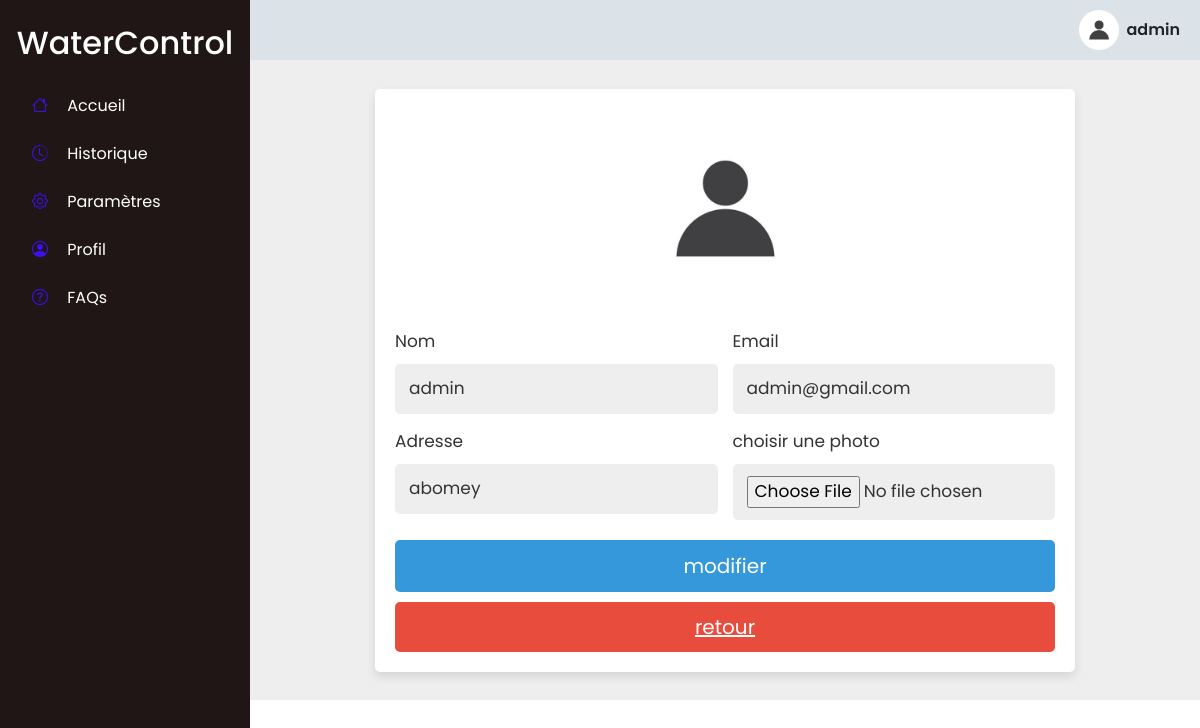
The page /modificationprofil.php (signed in) on the database its author committed.
### tables this page shows
CREATE TABLE `utilisateur` (
  `id` int(11) NOT NULL,
  `nom` varchar(255) NOT NULL,
  `adresse` varchar(255) NOT NULL,
  `mail` varchar(255) NOT NULL,
  `password` varchar(255) NOT NULL,
  `image` text NOT NULL,
  `role` enum('admin','user') DEFAULT 'user',
  `can_set_seuil` tinyint(1) DEFAULT 0,
  `can_control_valve` tinyint(1) DEFAULT 0,
  `is_active` tinyint(1) NOT NULL DEFAULT 1,
  `abonnement` enum('gratuit','premium') DEFAULT 'gratuit',
  `date_abonnement` datetime DEFAULT NULL,
  `date_expiration` datetime DEFAULT NULL
);

### modificationprofil.php (the view, shortened to what this page needs)
<?php
include 'config.php';
$pdo = new PDO('mysql:host=localhost;dbname=watercontrol', 'root', '');
$query = $pdo->prepare("SELECT nom, image FROM utilisateur WHERE id = :id");
$query->bindParam(':id', $_SESSION['user_id']);
$query->execute();
$user = $query->fetch(PDO::FETCH_ASSOC);
$user_id = $_SESSION['user_id'];
?>
<!DOCTYPE html>
<html lang="fr">
<head>
  <link href="https://cdn.jsdelivr.net/npm/bootstrap@5.3.3/dist/css/bootstrap.min.css" rel="stylesheet"/>
  <link rel="stylesheet" href="assets/fontawesome/css/all.min.css"/>
  <link rel="stylesheet" href="https://cdn.jsdelivr.net/npm/bootstrap-icons@1.11.3/font/bootstrap-icons.min.css"/>
     <link rel="stylesheet" href="css/style.css">
</head>
<body class="bg-tertiary text-dark">
  <nav id="sidebar" class="sidebar py-4 px-3">
    <h2 class="text-center text-white mb-4">WaterControl</h2>
    <ul class="nav flex-column">
      <li class="nav-item mb-2"><a href="accueil.php" class="nav-link"><i class="bi bi-house"></i> Accueil</a></li>
      <li class="nav-item mb-2"><a href="historique.php" class="nav-link"><i class="bi bi-clock-history"></i> Historique</a></li>
      <li class="nav-item mb-2"><a href="paramètres.php" class="nav-link"><i class="bi bi-gear"></i> Paramètres</a></li>
      <li class="nav-item mb-2"><a href="profil.php" class="nav-link"><i class="bi bi-person-circle"></i> Profil</a></li>
      <li class="nav-item mb-2"><a href="faq.php" class="nav-link"><i class="bi bi-question-circle"></i> FAQs</a></li>
    </ul>
  </nav>
  <div class="content-wrapper">
    <div class="top-navbar d-flex justify-content-between align-items-center">
      <div class="profile-dropdown d-flex align-items-center gap-2">
      <img src="uploaded_img/<?php echo !empty($user['image']) ? htmlspecialchars($user['image']) : 'avatar.jpg'; ?>" alt="Avatar" id="profileToggle" />
        <div class="position-relative">
          <span class="fw-semibold"><?php echo htmlspecialchars($user['nom']); ?></span>
        </div>
      </div>
    </div>
    <div class="update-profile">
<?php
   $select = mysqli_query($conn, "SELECT * FROM `utilisateur` WHERE id = '$user_id'") or die('query failed');
   if(mysqli_num_rows($select) > 0){
      $fetch = mysqli_fetch_assoc($select);
   }
?>
<form action="" method="post" enctype="multipart/form-data">
   <?php
      if($fetch['image'] == ''){
         echo '<img src="uploaded_img/avatar.jpg">';
      }else{
         echo '<img src="uploaded_img/'.$fetch['image'].'">';
      }
   ?>
   <div class="flex">
      <div class="inputBox">
         <span>Nom</span>
         <input type="text" name="nnom" value="<?php echo $fetch['nom']; ?>" class="box">
         <span>Adresse</span>
         <input type="text" name="nadresse" value="<?php echo $fetch['adresse']; ?>" class="box">
      </div>
      <div class="inputBox">
         <span>Email</span>
         <input type="email" name="nemail" value="<?php echo $fetch['mail']; ?>" class="box">
         <span>choisir une photo</span>
         <input type="file" name="image" accept="image/jpg, image/jpeg, image/png" class="box">
      </div>
   </div>
   <input type="submit" value="modifier" name="nprofile"  class="btn">
   <a href="profil.php" class="delete-btn">retour</a>
</form>
</div>
  </div>
</body>
</html>

### css/style.css (style rules this page uses)
:root { --blue:#3498db; --dark-blue:#2980b9; --red:#e74c3c; --dark-red:#c0392b; --black:#333; --white:#fff; --light-bg:#eee; --box-shadow:0 5px 10px rgba(0,0,0,.1); }
* { font-family: 'Poppins', sans-serif; margin:0; padding:0; box-sizing: border-box; outline: none; border: none; text-decoration: none; }
.btn, .delete-btn { width: 100%; border-radius: 5px; padding:10px 30px; color:var(--white); display: block; text-align: center; cursor: pointer; font-size: 20px; margin-top: 10px; }
.btn { background-color: var(--blue); }
.delete-btn { background-color: var(--red); }
.update-profile { min-height: 80vh; background-color: var(--light-bg); display: flex; align-items: center; justify-content: center; padding:10px; }
.update-profile form { padding:20px; background-color: var(--white); box-shadow: var(--box-shadow); text-align: center; width: 700px; text-align: center; border-radius: 5px; }
.update-profile form img { height: 200px; width: 200px; border-radius: 100%; object-fit: cover; margin-bottom: 5px; }
.update-profile form .flex { display: flex; justify-content: space-between; margin-bottom: 20px; gap:15px; }
.update-profile form .flex .inputBox { width: 49%; }
.update-profile form .flex .inputBox span { text-align: left; display: block; margin-top: 15px; font-size: 17px; color:var(--black); }
.update-profile form .flex .inputBox .box { width: 100%; border-radius: 5px; background-color: var(--light-bg); padding:12px 14px; font-size: 17px; color:var(--black); margin-top: 10px; }

### modificationprofil.php (style rules this page uses)
.sidebar { min-height: 100vh; background-color: rgb(32, 22, 22); transition: transform 0.3s ease; position: fixed; top: 0; left: 0; width: 250px; z-index: 1040; }
body { font-family: Arial, sans-serif; }
.sidebar a { color: white; text-decoration: none; }
.sidebar i { color: rgb(64, 14, 244); margin-right: 15px; }
.top-navbar { position: sticky; top: 0; background-color: rgb(220, 227, 232); padding: 10px 20px; z-index: 1020; }
.content-wrapper { margin-left: 250px; transition: margin 0.3s ease; }
.profile-dropdown { position: relative; }
.profile-dropdown img { width: 40px; height: 40px; border-radius: 50%; cursor: pointer; object-fit: cover; }

### rows shown on the page
utilisateur: nom "admin", nnom "admin", nadresse "abomey", nemail "admin@gmail.com"
